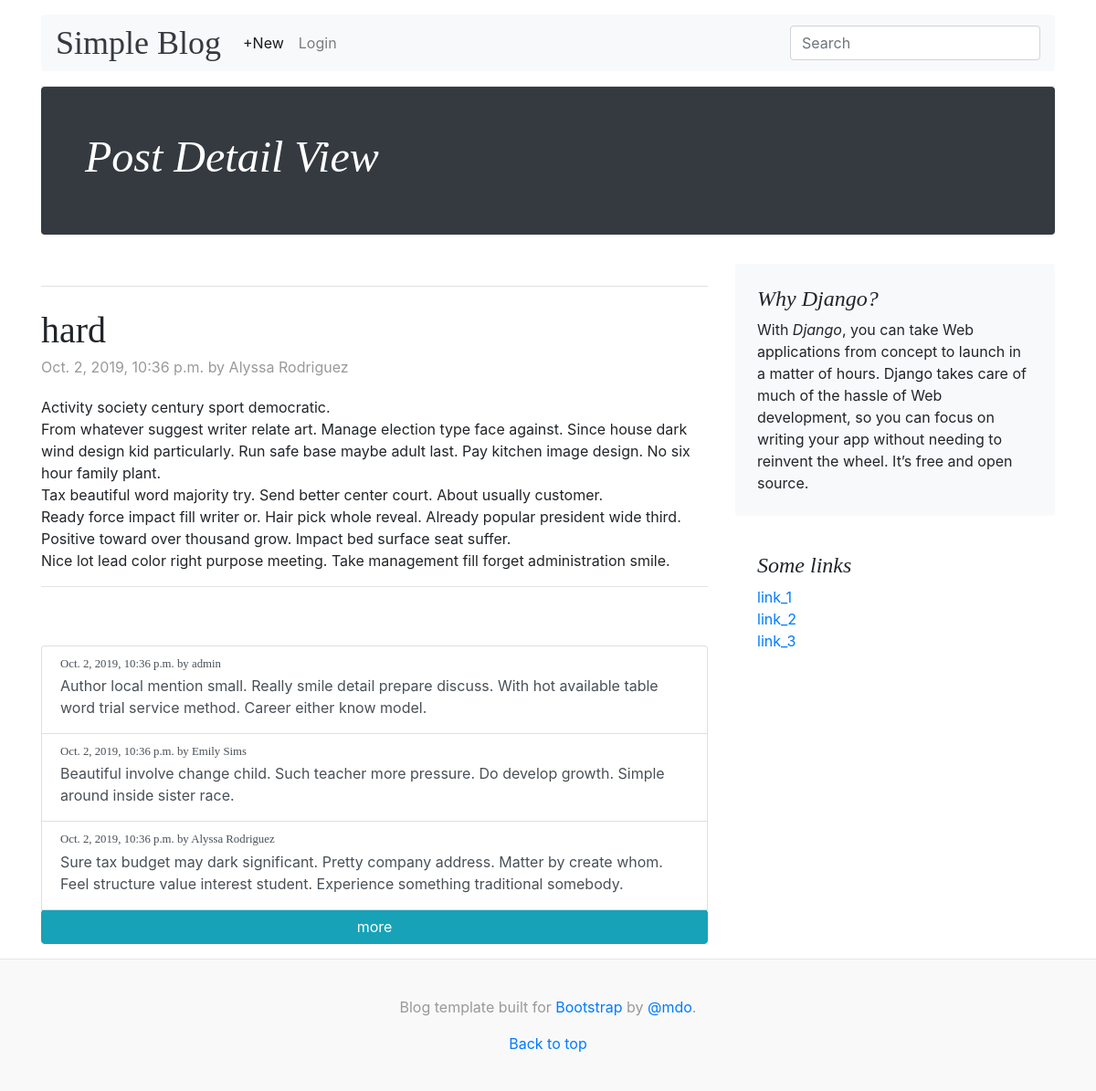
The app's page /blog/190/ with its own data.
### blog/models.py (models this page shows, shortened)
class Post(models.Model):
    title       = models.CharField(max_length=225)
    body        = models.TextField()
    create_at   = models.DateTimeField(auto_now_add=True)
    update_at   = models.DateTimeField(auto_now=True)
    author      = models.ForeignKey(get_user_model(), on_delete=models.CASCADE)
    class Meta:
        ordering = ['-create_at']

class Comment(models.Model):
    comment     = models.CharField(max_length=140)
    create_at   = models.DateTimeField(auto_now_add=True)
    update_at   = models.DateTimeField(auto_now=True)
    author      = models.ForeignKey(get_user_model(), on_delete=models.CASCADE)
    post        = models.ForeignKey(Post, on_delete=models.CASCADE)
    class Meta:
        ordering = ['-create_at']
    def __str__(self):
        return self.comment

### blog/views.py (the view, shortened to what this page needs)
# urls.py: path('<int:pk>/', views.PostDetailView.as_view(), name='post_detail'),
class PostDetailView(ModelFormMixin, DetailView):
    model = Post
    form_class = CommentModelForm
    def get_context_data(self, *args, **kwargs):
        context = super().get_context_data(*args, **kwargs)
        comment_list = Comment.objects.filter(post=self.object)
        context['comment_list'] = comment_list
        context['is_user'] = User.objects.filter(id=self.request.user.id)
        return context

### blog/forms.py
class CommentModelForm(forms.ModelForm):
    class Meta:
        model   = Comment
        fields = ['comment']
    def __init__(self, *args, **kwargs):
        super(CommentModelForm, self).__init__(*args, **kwargs)
        for field in self.fields.values():
            field.widget.attrs['class'] = 'form-control mb-3'

### templates/blog/post_detail.html (shortened to what this page needs)
{% extends 'blog/base.html' %}
{% load static %}
{% block content_title %}Post Detail View{% endblock%}
{% block inner_content %}
  <div class="row">
    <div class="col-md-8 blog-main">
      <h3 class="pb-4 mb-4 font-italic border-bottom">
      </h3>
      <div class="blog-post">
        <h2 class="blog-post-title">{{ post.title }}</h2>
        <p class="blog-post-meta">{{ post.create_at }} by {{ post.author }}</p>
        <p>{{ post.body|linebreaks }}</p>
        <hr>
      </div>
      {% if comment_list %}
      <div id="commentListView">
        <ul class="list-group" id="commentList">
          {% for comment in comment_list %}
          <li class="list-group-item list-group-item-action flex-column align-items-start">
            <div class="d-flex w-100 justify-content-between">
              <h5 class="mb-1 small">{{ comment.create_at }} by {{ comment.author }}</h5>
            </div>
            <p class="mb-1">{{ comment }}</p>
          </li>
          {% endfor %}
        </ul>
        <button class="btn btn-info btn-block" id="moreBtn">more</button>
      </div>
      {% endif %}
    </div>
    <aside class="col-md-4 blog-sidebar">
      <div class="p-4 mb-3 bg-light rounded">
        <h4 class="font-italic">Why Django?</h4>
        <p class="mb-0">With <em>Django</em>, you can take Web applications from concept to launch in a matter of hours. Django takes care of much of the hassle of Web development, so you can focus on writing your app without needing to reinvent the wheel. It’s free and open source.</p>
      </div>
      <div class="p-4">
        <h4 class="font-italic">Some links</h4>
        <ol class="list-unstyled mb-0">
          <li><a href="#">link_1</a></li>
          <li><a href="#">link_2</a></li>
          <li><a href="#">link_3</a></li>
        </ol>
      </div>
    </aside>
  </div>
{% endblock inner_content %}

### static/blog/css/blog.css (style rules this page uses)
body { word-wrap:break-word; }
h1, h2, h3, h4, h5, h6 { font-family: "Playfair Display", Georgia, "Times New Roman", serif; }
.blog-post { margin-bottom: 4rem; }
.blog-post-title { margin-bottom: .25rem; font-size: 2.5rem; }
.blog-post-meta { margin-bottom: 1.25rem; color: #999; }

### records on screen
Post: title "hard", create_at "Oct. 2, 2019, 10:36 p.m.", author "Alyssa Rodriguez", body "Activity society century sport democratic. From whatever suggest writer relate art. Manage election type face against. Since house dark wind design kid particularly. Run safe base maybe adult last. Pay kitchen image design. No six hour family plant. Tax beautiful word majority try. Send better center court. About usually customer. Ready force impact fill writer or. Hair pick whole reveal. Already popular president wide third. Positive toward over thousand grow. Impact bed surface seat suffer. Nice lot lead color right purpose meeting. Take management fill forget administration smile."
Comment: create_at "Oct. 2, 2019, 10:36 p.m.", author "admin", comment "Author local mention small. Really smile detail prepare discuss. With hot available table word trial service method. Career either know model."
Comment: create_at "Oct. 2, 2019, 10:36 p.m.", author "Emily Sims", comment "Beautiful involve change child. Such teacher more pressure. Do develop growth. Simple around inside sister race."
Comment: create_at "Oct. 2, 2019, 10:36 p.m.", author "Alyssa Rodriguez", comment "Sure tax budget may dark significant. Pretty company address. Matter by create whom. Feel structure value interest student. Experience something traditional somebody."
